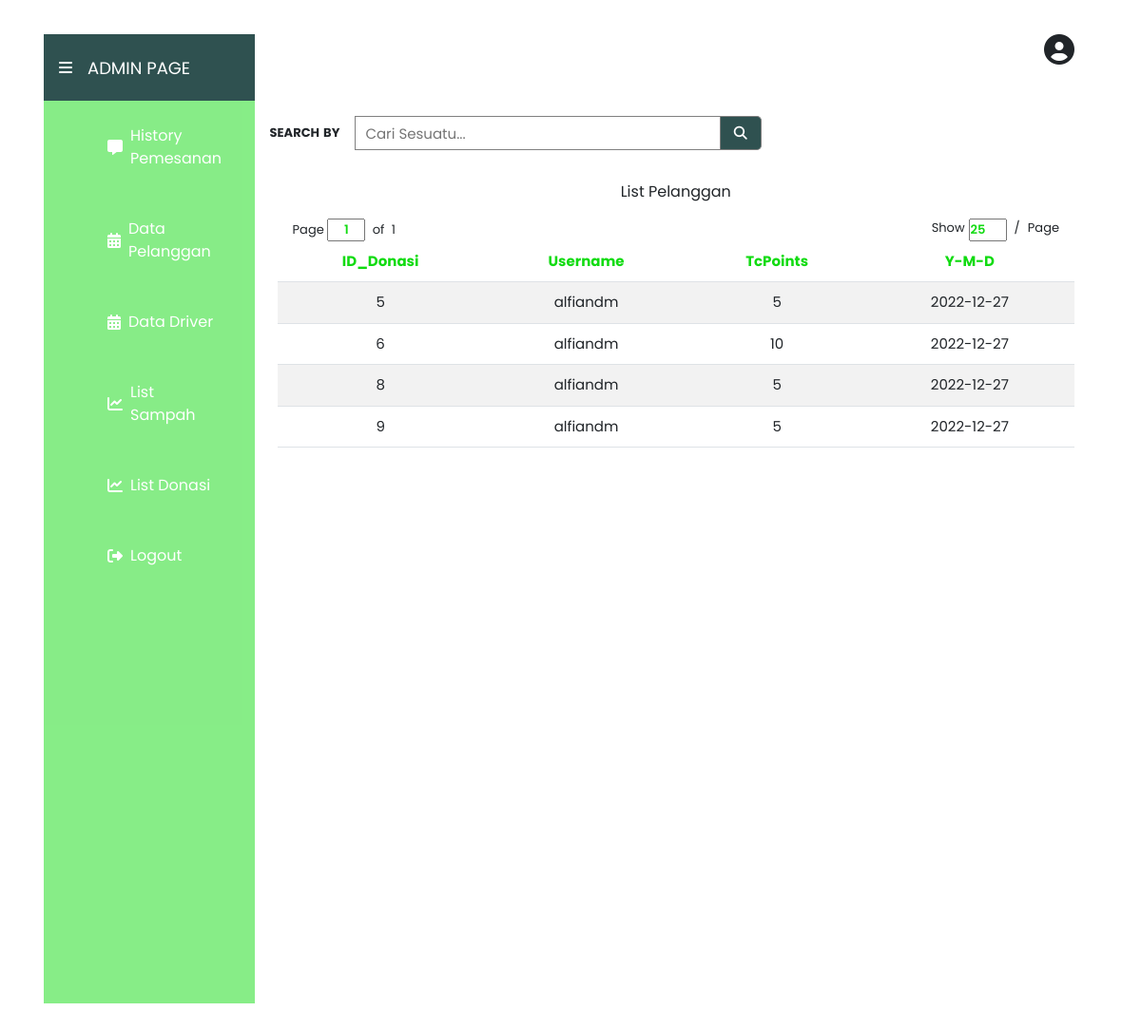
Page /index.php/donasi/read_donasi on the committed database.
### tables this page shows
CREATE TABLE `donasi` (
  `Id_Donation` int(11) NOT NULL,
  `Username` varchar(255) NOT NULL,
  `TcPoints` int(11) NOT NULL,
  `date_created` date NOT NULL
);

### application/controllers/Donasi.php (called while the page is built, shortened)
<?php
class Donasi extends CI_Controller
{
    public function __construct()
    {
        $this->load->model('M_donasi');
    }
    public function read_donasi()
    {
        $data['donasi'] = $this->M_donasi->get_donasi();
        $this->load->view('V_listdonasi', $data);
    }
}

### index.php (called while the page is built, shortened)
<?php
require_once BASEPATH.'core/CodeIgniter.php';

### application/models/M_donasi.php (called while the page is built, shortened)
<?php
class M_donasi extends CI_Model
{
    public function get_donasi()
    {
        $sql = "SELECT * FROM donasi";
        $data = $this->db->query($sql);
        return $data->result();
    }
}

### application/views/V_listdonasi.php (the view, shortened to what this page needs)
<!DOCTYPE html>
<html>
<head>
    <link rel="stylesheet" href="<?php echo base_url(); ?>assets/css/styleadmin.css">
    <link rel="stylesheet" href="https://cdnjs.cloudflare.com/ajax/libs/font-awesome/5.15.3/css/all.min.css" />
    <link rel="stylesheet" href="https://unpkg.com/boxicons@latest/css/boxicons.min.css">
    <link href="https://cdn.jsdelivr.net/npm/remixicon@2.5.0/fonts/remixicon.css" rel="stylesheet">
    <link href="https://cdn.jsdelivr.net/npm/bootstrap@5.2.3/dist/css/bootstrap.min.css" rel="stylesheet">
    <link rel="stylesheet" href="https://cdnjs.cloudflare.com/ajax/libs/font-awesome/6.2.1/css/all.min.css">
</head>
<div class=" mt-lg-3 container px-3 bg-grey">
    <div class="d-flex">
        <div class="d-flex align-items-center " id="navbar">
            <button class="navbar-toggler" type="button" data-bs-toggle="collapse" data-bs-target="#navbar-items" aria-controls="navbarSupportedContent" aria-expanded="true" aria-label="Toggle navigation">
                <span class="fas fa-bars ps-3"></span>
            </button>
            <a class="text-decoration-none fs14 ps-3" href="<?= site_url('homeadmin') ?>">ADMIN PAGE
            </a>
        </div>
        <div id="navbar2" class="d-flex justify-content-end pe-4"><i class="fa fa-user-circle fa-2x" aria-hidden="true"></i></div>
    </div>
    <div class="d-md-flex">
        <ul id="navbar-items" class="">
            <li>
                <i class="fas fa-comment-alt px-2 ps-0"></i><a href="<?= site_url('homeadmin') ?>" class="nav-link active">History Pemesanan</a>
            </li>
            <li>
                <i class="fas fa-calendar-alt px-2 ps-0"></i><a href="<?php echo base_url(); ?>Pelanggan" class="nav-link">Data Pelanggan</a>
            </li>
            <li>
                <i class="fas fa-calendar-alt px-2 ps-0"></i><a href="<?= site_url('Datadriver') ?>" class="nav-link active">Data Driver</a>
            </li>
            <li>
                <i class="fas fa-chart-line px-2 ps-0"></i><a href="<?= site_url('updatesampah') ?>" class="nav-link">List Sampah</a>
            </li>
            <li>
                <i class="fas fa-chart-line px-2 ps-0"></i><a href="<?= site_url('Donasi/read_donasi') ?>" class="nav-link">List Donasi</a>
            </li>
            <li>
                <i class="fas fa-fw fa-sign-out-alt px-4 ps-0"></i><a href="<?= site_url('Registration/logout') ?>" class="nav-link">Logout</a>
            </li>
        </ul>
        <div id="topnavbar">
            <div class="d-flex align-items-center mb-3 px-md-3 px-2"> <span class="text-uppercase fs13 fw-bolder pe-3 mb-3">search<span class="ps-1">by</span></span>
                <form class="example d-flex align-items-center mb-3"> <input type="text" placeholder="Cari Sesuatu..." name="search"> <button type="submit"><i class="fa fa-search"></i></button> </form>
            </div>
            <div class="container text-center">
                <p class="teks-pesanan"> List Pelanggan </p>
                <div class="container text-center">
                    <table class="table table-striped">
                        <thead>
                            <tr>
                                <th scope="col">ID_Donasi</th>
                                <th scope="col">Username </th>
                                <th scope="col">TcPoints</th>
                                <th scope="col">Y-M-D</th>
                            </tr>
                        </thead>
                        <?php foreach ($donasi as $data) : ?>
                            <tr>
                                <td><?php echo $data->Id_Donation ?></td>
                                <td><?php echo $data->Username ?></td>
                                <td><?php echo $data->TcPoints ?></td>
                                <td><?php echo $data->date_created ?></td>
                            </tr>
                        <?php endforeach; ?>
                        <div class="d-flex align-items-center justify-content-between px-3 mt-3">
                            <div class="bg-bdark fs13">
                                <span>Page</span>
                                <input class="input-10 text-center" type="text" value="1">
                                <span>
                                    <span class="px-1">of</span>
                                    1</span>
                            </div>
                            <div class="d-flex justify-content-end bg-bdark fs13">
                                <span class="pe-1">Show</span>
                                <input class="input-10" type="number" value="25">
                                <span class="ps-2"><span class="pe-2">/</span>Page</span>
                            </div>
                        </div>
                </div>
            </div>
            </body>
</html>

### assets/css/styleadmin.css (style rules this page uses)
* { padding: 0; margin: 0; box-sizing: border-box; font-family: "Poppins", sans-serif; list-style: none; }
:root { --bg-color: #ffff; --text-color: rgb(0, 0, 0); --main-color: #11db11; --secondary-color: #2f5150; }
.input-10 { width: 40px; color: var(--main-color); font-weight: 600; }
form.example input[type="text"] { padding: 10px; font-size: 15px; border: 1px solid grey; float: left; width: 90%; height: 36px; background: var(--bg-color); }
form.example button { float: left; width: 10%; height: 36px; padding: 5px; border-top-right-radius: 5px; border-bottom-right-radius: 5px; background: var(--secondary-color); color: var(--bg-color); font-size: 14px; border: 1px solid grey; border-left: none; cursor: pointer; }
::placeholder { font-size: 15px; }
form.example::after { content: ""; clear: both; display: table; }
.table thead tr th { font-size: 15px; color: var(--main-color); padding: 10px 10px; }
.table tbody tr td { font-size: 15px; padding: 10px 10px; }
#navbar { width: 20%; background-color: var(--secondary-color)!important; height: 70px; border: none; }
#navbar a { color: var(--bg-color); }
.fas.fa-bars { color: var(--bg-color); }
#navbar2 { width: 80%; }
#navbar-items { width: 20%; height: 950px; background-color: var(--main-color); opacity: 0.5; }
ul#navbar-items li { color: var(--bg-color); padding: 25px 35px; font-size: 16px; display: flex; align-items: center; }
ul li .fas { font-size: 16px; }
#topnavbar { width: 80%; }
.fs13 { font-size: 13px; }
.fs14 { font-size: 18px; color: var(--bg-color); }
.example { width: 50%; }

### rows in the picture
donasi: Id_Donation "5", Username "alfiandm", TcPoints "5", date_created "2022-12-27"
donasi: Id_Donation "6", Username "alfiandm", TcPoints "10", date_created "2022-12-27"
donasi: Id_Donation "8", Username "alfiandm", TcPoints "5", date_created "2022-12-27"
donasi: Id_Donation "9", Username "alfiandm", TcPoints "5", date_created "2022-12-27"
